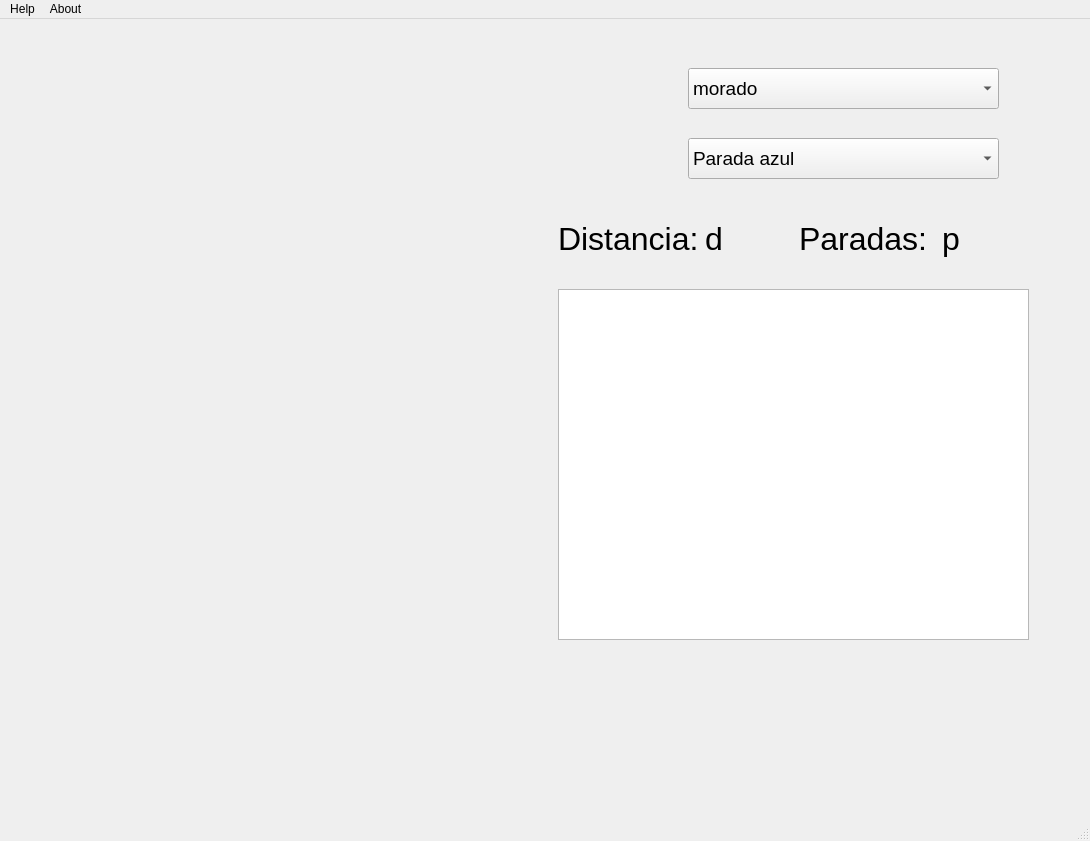
<?xml version="1.0" encoding="UTF-8"?>
<ui version="4.0">
 <class>MainWindow</class>
 <widget class="QMainWindow" name="MainWindow">
  <property name="geometry">
   <rect>
    <x>0</x>
    <y>0</y>
    <width>1090</width>
    <height>841</height>
   </rect>
  </property>
  <property name="minimumSize">
   <size>
    <width>0</width>
    <height>0</height>
   </size>
  </property>
  <property name="maximumSize">
   <size>
    <width>500000</width>
    <height>500000</height>
   </size>
  </property>
  <property name="windowTitle">
   <string>Athenas Metro </string>
  </property>
  <property name="windowIcon">
   <iconset>
    <normaloff>../image/icon.svg</normaloff>../image/icon.svg</iconset>
  </property>
  <property name="locale">
   <locale language="Spanish" country="Spain"/>
  </property>
  <widget class="QWidget" name="centralwidget">
   <property name="sizePolicy">
    <sizepolicy hsizetype="Fixed" vsizetype="Fixed">
     <horstretch>0</horstretch>
     <verstretch>0</verstretch>
    </sizepolicy>
   </property>
   <layout class="QHBoxLayout" name="horizontalLayout">
    <item>
     <widget class="QWidget" name="widget_6" native="true">
      <layout class="QGridLayout" name="gridLayout">
       <item row="0" column="0">
        <widget class="QLabel" name="label">
         <property name="whatsThis">
          <string/>
         </property>
         <property name="text">
          <string/>
         </property>
         <property name="pixmap">
          <pixmap>../image/map.png</pixmap>
         </property>
         <property name="scaledContents">
          <bool>false</bool>
         </property>
        </widget>
       </item>
      </layout>
     </widget>
    </item>
    <item>
     <widget class="QWidget" name="widget" native="true">
      <property name="enabled">
       <bool>true</bool>
      </property>
      <widget class="QListWidget" name="listWidget">
       <property name="geometry">
        <rect>
         <x>10</x>
         <y>261</y>
         <width>471</width>
         <height>351</height>
        </rect>
       </property>
       <property name="sizePolicy">
        <sizepolicy hsizetype="Expanding" vsizetype="MinimumExpanding">
         <horstretch>0</horstretch>
         <verstretch>0</verstretch>
        </sizepolicy>
       </property>
      </widget>
      <widget class="QWidget" name="widget_2" native="true">
       <property name="geometry">
        <rect>
         <x>10</x>
         <y>170</y>
         <width>471</width>
         <height>81</height>
        </rect>
       </property>
       <layout class="QHBoxLayout" name="horizontalLayout_2">
        <item>
         <widget class="QLabel" name="label_3">
          <property name="font">
           <font>
            <family>Arial</family>
            <pointsize>24</pointsize>
           </font>
          </property>
          <property name="text">
           <string>Distancia:</string>
          </property>
         </widget>
        </item>
        <item>
         <widget class="QLabel" name="label_4">
          <property name="font">
           <font>
            <family>Arial</family>
            <pointsize>24</pointsize>
           </font>
          </property>
          <property name="text">
           <string>d</string>
          </property>
         </widget>
        </item>
        <item>
         <widget class="QLabel" name="label_2">
          <property name="font">
           <font>
            <family>Arial</family>
            <pointsize>24</pointsize>
           </font>
          </property>
          <property name="text">
           <string>Paradas: </string>
          </property>
         </widget>
        </item>
        <item>
         <widget class="QLabel" name="label_5">
          <property name="font">
           <font>
            <family>Arial</family>
            <pointsize>24</pointsize>
           </font>
          </property>
          <property name="text">
           <string>p</string>
          </property>
         </widget>
        </item>
       </layout>
      </widget>
      <widget class="QWidget" name="widget_3" native="true">
       <property name="geometry">
        <rect>
         <x>10</x>
         <y>10</y>
         <width>471</width>
         <height>161</height>
        </rect>
       </property>
       <widget class="QWidget" name="widget_4" native="true">
        <property name="geometry">
         <rect>
          <x>10</x>
          <y>20</y>
          <width>441</width>
          <height>61</height>
         </rect>
        </property>
        <widget class="QLabel" name="label_7">
         <property name="geometry">
          <rect>
           <x>35</x>
           <y>3</y>
           <width>51</width>
           <height>51</height>
          </rect>
         </property>
         <property name="text">
          <string/>
         </property>
         <property name="pixmap">
          <pixmap>../image/origin.png</pixmap>
         </property>
         <property name="scaledContents">
          <bool>true</bool>
         </property>
        </widget>
        <widget class="QComboBox" name="comboBox_2">
         <property name="geometry">
          <rect>
           <x>120</x>
           <y>10</y>
           <width>311</width>
           <height>41</height>
          </rect>
         </property>
         <property name="font">
          <font>
           <family>Arial</family>
           <pointsize>14</pointsize>
          </font>
         </property>
         <item>
          <property name="text">
           <string>morado</string>
          </property>
          <property name="icon">
           <iconset>
            <normaloff>../image/circle_green.png</normaloff>../image/circle_green.png</iconset>
          </property>
         </item>
         <item>
          <property name="text">
           <string>Nuevo elemento</string>
          </property>
         </item>
         <item>
          <property name="text">
           <string>Parada azul</string>
          </property>
          <property name="icon">
           <iconset>
            <activeon>../image/line_blue.png</activeon>
           </iconset>
          </property>
         </item>
         <item>
          <property name="text">
           <string>Parada roja</string>
          </property>
          <property name="icon">
           <iconset>
            <activeon>../image/line_red.png</activeon>
           </iconset>
          </property>
         </item>
         <item>
          <property name="text">
           <string>Parada verde</string>
          </property>
          <property name="icon">
           <iconset>
            <activeon>../image/line_green.png</activeon>
           </iconset>
          </property>
         </item>
        </widget>
       </widget>
       <widget class="QWidget" name="widget_5" native="true">
        <property name="geometry">
         <rect>
          <x>10</x>
          <y>90</y>
          <width>441</width>
          <height>61</height>
         </rect>
        </property>
        <widget class="QLabel" name="label_8">
         <property name="geometry">
          <rect>
           <x>30</x>
           <y>0</y>
           <width>61</width>
           <height>61</height>
          </rect>
         </property>
         <property name="text">
          <string/>
         </property>
         <property name="pixmap">
          <pixmap>../image/destin.png</pixmap>
         </property>
         <property name="scaledContents">
          <bool>true</bool>
         </property>
        </widget>
        <widget class="QComboBox" name="comboBox_3">
         <property name="geometry">
          <rect>
           <x>120</x>
           <y>10</y>
           <width>311</width>
           <height>41</height>
          </rect>
         </property>
         <property name="font">
          <font>
           <family>Arial</family>
           <pointsize>14</pointsize>
          </font>
         </property>
         <item>
          <property name="text">
           <string>Parada azul</string>
          </property>
          <property name="icon">
           <iconset>
            <normaloff>../image/circle.png</normaloff>../image/circle.png</iconset>
          </property>
         </item>
         <item>
          <property name="text">
           <string>Parada roja</string>
          </property>
          <property name="icon">
           <iconset>
            <activeon>../image/line_red.png</activeon>
           </iconset>
          </property>
         </item>
         <item>
          <property name="text">
           <string>Parada verde</string>
          </property>
          <property name="icon">
           <iconset>
            <activeon>../image/line_green.png</activeon>
           </iconset>
          </property>
         </item>
        </widget>
       </widget>
      </widget>
     </widget>
    </item>
   </layout>
  </widget>
  <widget class="QMenuBar" name="menubar">
   <property name="geometry">
    <rect>
     <x>0</x>
     <y>0</y>
     <width>1090</width>
     <height>21</height>
    </rect>
   </property>
   <widget class="QMenu" name="menuHelp">
    <property name="font">
     <font>
      <family>Arial</family>
     </font>
    </property>
    <property name="locale">
     <locale language="Spanish" country="Spain"/>
    </property>
    <property name="title">
     <string>Help</string>
    </property>
   </widget>
   <widget class="QMenu" name="menuAbout">
    <property name="font">
     <font>
      <family>Arial</family>
     </font>
    </property>
    <property name="locale">
     <locale language="Spanish" country="Spain"/>
    </property>
    <property name="title">
     <string>About</string>
    </property>
   </widget>
   <addaction name="menuHelp"/>
   <addaction name="menuAbout"/>
  </widget>
  <widget class="QStatusBar" name="statusbar"/>
 </widget>
 <resources/>
 <connections/>
</ui>
